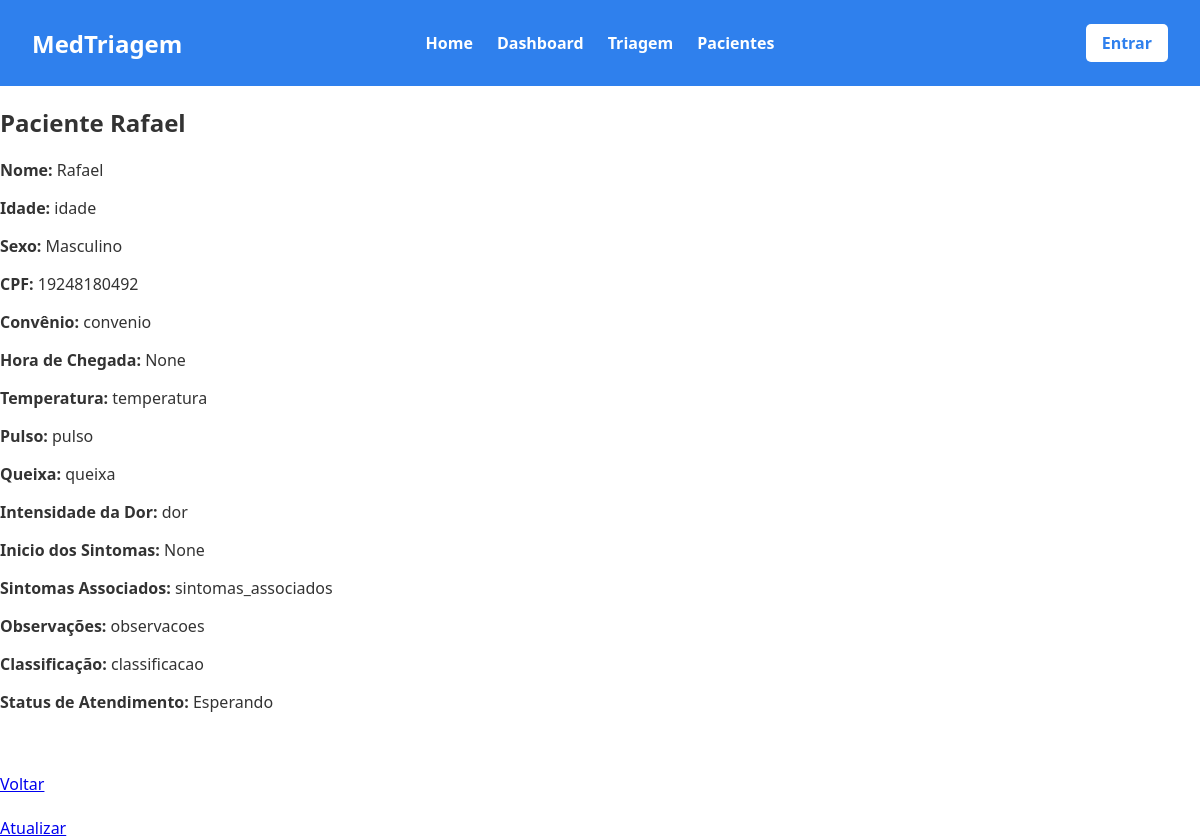
The app's page /master/detail/2, older data.
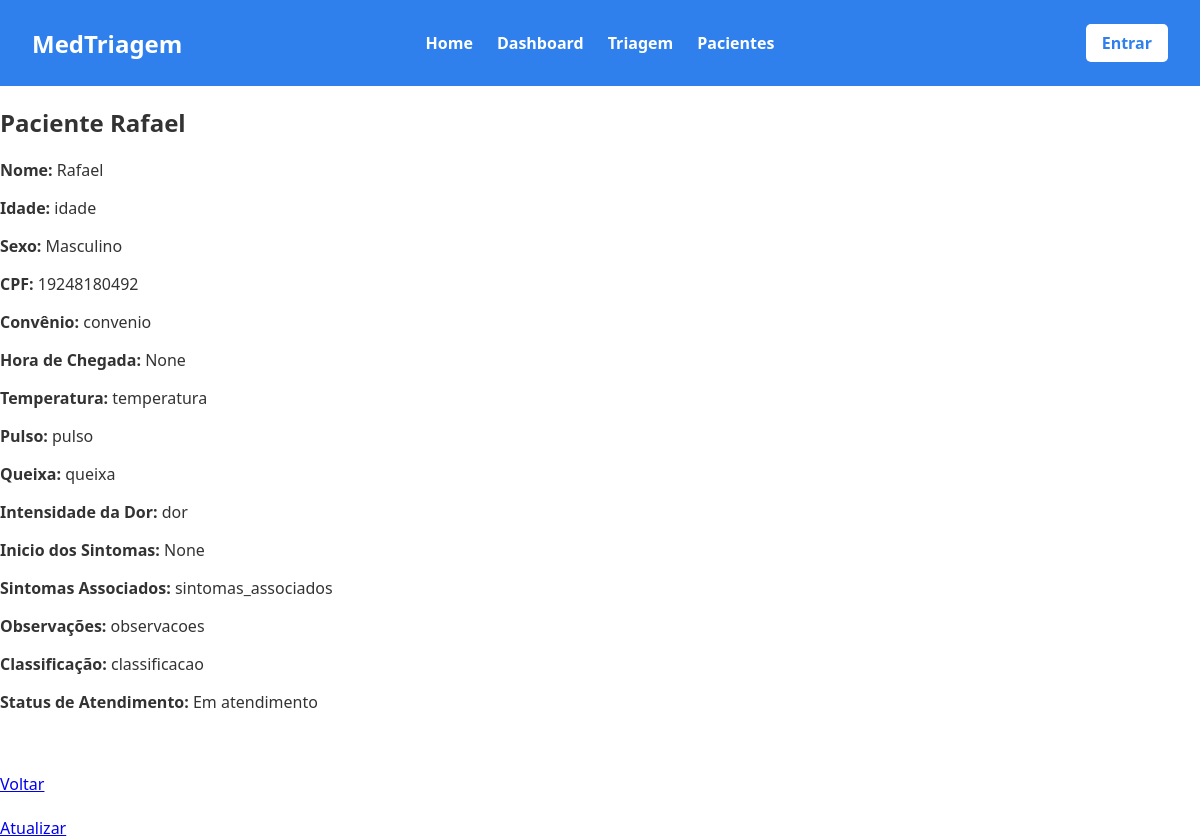
The same page, newer data.
### triagem/models.py (models this page shows, shortened)
class Paciente(models.Model):
    Sexualidade = [
        ('Masculino', 'Masculino'),
        ('Feminino', 'Feminino'),
    ]
    Convenios = [
        ('SUS', 'SUS'),
        ('Unimed', 'Unimed'),
        ('Hapvida', 'Hapvida'),
        ('Amil', 'Amil'),
        ('Bradesco Saude', 'Bradesco Saude'),
    ]
    Status = [
        ('Aguardando', 'Aguardando'),
        ('Em atendimento', 'Em atendimento'),
        ('Concluido', 'Concluido'),
    ]
    Sintomas = [
        ('Febre', 'Febre'),
        ('Dor de Cabeça', 'Dor de Cabeça'),
        ('Falta de Ar', 'Falta de Ar'),
        ('Náusea/Vômito', 'Náusea/Vômito'),
        ('Tontura', 'Tontura'),
        ('Fraqueza', 'Fraqueza'),
    ]
    Risco = [
        ('Vermelho', 'Emergência'),
        ('Laranja', 'Muito Urgente'),
        ('Amarelo', 'Urgente'),
        ('Verde', 'Pouco Urgente'),
        ('Azul', 'Não Urgente'),
    ]
    nome = models.CharField(max_length=100)
    idade = models.CharField(max_length=3)
    sexo = models.CharField(choices=Sexualidade, max_length=50)
    cpf = models.CharField(max_length=11)
    convenio = models.CharField(choices=Convenios, max_length=50)
    hora_chegada = models.TimeField(blank=True, null=True)
    temperatura = models.CharField(max_length=2)
    pulso = models.CharField(max_length=2)
    queixa = models.CharField(max_length=1000)
    dor = models.IntegerField(validators=[MinValueValidator(0), MaxValueValidator(10)])
    inicio_sintomas = models.DateField(blank=True, null=True)
    sintomas_associados = models.CharField(choices=Sintomas, max_length=50)
    observacoes = models.CharField(blank=True, null=True, max_length=1000)
    classificacao = models.CharField(choices=Risco, max_length=50)
    status_atendimento = models.CharField(max_length=20, choices=Status, default='Esperando')

### triagem/views.py (the view)
# urls.py: path('detail/<int:pk>', detail_view, name='mostrar'),
def detail_view(request, pk):
    paciente = Paciente.objects.get(pk = pk)
    if paciente:
        return render(request, 'site/detalhes.html', {'paciente': paciente})

### triagem/templates/site/detalhes.html (shortened to what this page needs)
{% load static %}
<!DOCTYPE html>
<html lang="en">
<head>
    <link rel="stylesheet" href="{% static 'front/css/base.css' %}?v=2">
    <link rel="stylesheet" href="{% static 'front/css/detalhes.css' %}?v=2">
</head>
<body>
    <header>
        <h1><a href="{% url 'hosp:index' %}">MedTriagem</a></h1>
        <nav class="menu-links">
            <a href="{% url 'hosp:index' %}" ><p>Home</p></a>
            <a href="{% url 'hosp:listar' %}" ><p>Dashboard</p></a>
            <a href="{% url 'hosp:criar' %}" ><p>Triagem</p></a>
            <a href="{% url 'hosp:listar' %}" ><p>Pacientes</p></a>
        </nav>
         <div class="entrar">
            <a href="{% url 'hosp:listar' %}" class="btn-entrar">Entrar</a>
        </div>
    </header>
    <h2>Paciente {{ paciente.nome }}</h2>
    <div>
        <p><b>Nome:</b> {{ paciente.nome }}</p>
        <p><b>Idade:</b> {{ paciente.idade }}</p>
        <p><b>Sexo:</b> {{ paciente.sexo }}</p>
        <p><b>CPF:</b> {{ paciente.cpf }}</p>
        <p><b>Convênio:</b> {{ paciente.convenio }}</p>
        <p><b>Hora de Chegada:</b> {{ paciente.hora_chegada }}</p>
        <p><b>Temperatura:</b> {{ paciente.temperatura }}</p>
        <p><b>Pulso:</b> {{ paciente.pulso }}</p>
        <p><b>Queixa:</b> {{ paciente.queixa }}</p>
        <p><b>Intensidade da Dor:</b> {{ paciente.dor }}</p>
        <p><b>Inicio dos Sintomas:</b> {{ paciente.inicio_sintomas }}</p>
        <p><b>Sintomas Associados:</b> {{ paciente.sintomas_associados }}</p>
        <p><b>Observações:</b> {{ paciente.observacoes }}</p>
        <p><b>Classificação:</b> {{ paciente.classificacao }}</p>
        <p><b>Status de Atendimento:</b> {{ paciente.status_atendimento }}</p>
    </div>
    <br><br><a class="link" href="{% url 'hosp:listar' %}">Voltar</a>
    <br><br><a class="link" href="{% url 'hosp:atualizar' paciente.id %}">Atualizar</a>
</body>
</html>

Row changes from the older to the newer data that the page shows:
changed Paciente "Rafael": status_atendimento "Esperando" → "Em atendimento"
